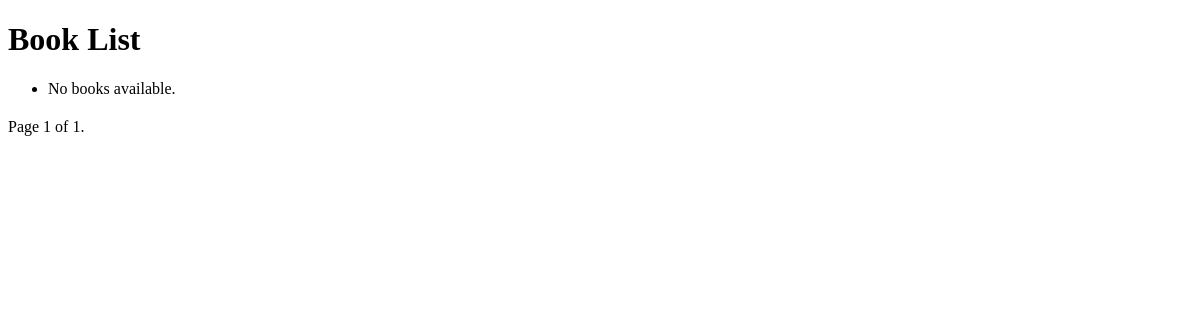
Before: /books/?page=2 with the older database file.
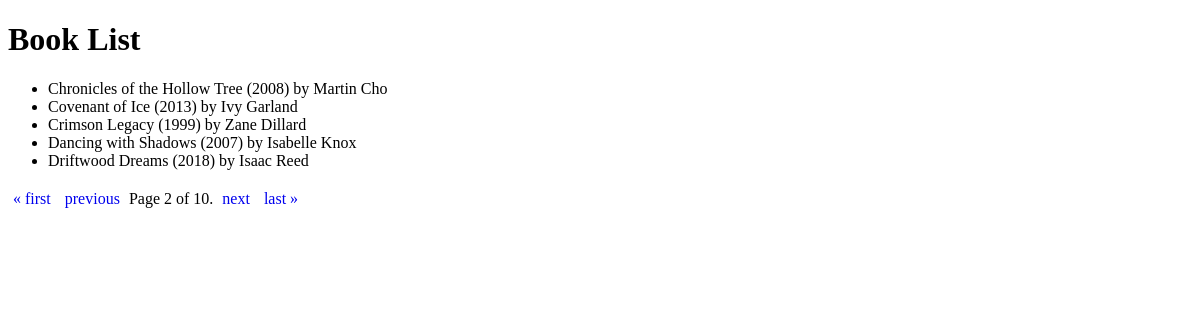
After: the same page with the newer database file.
### books/models.py (models this page shows, shortened)
class Book(models.Model):
    title = models.CharField(max_length=200)
    author = models.CharField(max_length=100)
    published_year = models.IntegerField()

### books/views.py (the view)
# urls.py: path('books/', book_list, name='bool_list'),
def book_list(request):
    books = Book.objects.all().order_by('title')
    paginator = Paginator(books, 5)  # Show 5 books per page
    page_number = request.GET.get('page')
    page_obj = paginator.get_page(page_number)
    return render(request, 'books/book_list.html', {'page_obj': page_obj})

### books/templates/books/book_list.html (shortened to what this page needs)
<!DOCTYPE html>
<html>
<head>
</head>
<body>
  <h1>Book List</h1>
  <ul>
    {% for book in page_obj %}
      <li>{{ book.title }} ({{ book.published_year }}) by {{ book.author }}</li>
    {% empty %}
      <li>No books available.</li>
    {% endfor %}
  </ul>
  <div class="pagination">
    <span class="step-links">
      {% if page_obj.has_previous %}
        <a href="?page=1">&laquo; first</a>
        <a href="?page={{ page_obj.previous_page_number }}">previous</a>
      {% endif %}
      <span class="current">
        Page {{ page_obj.number }} of {{ page_obj.paginator.num_pages }}.
      </span>
      {% if page_obj.has_next %}
        <a href="?page={{ page_obj.next_page_number }}">next</a>
        <a href="?page={{ page_obj.paginator.num_pages }}">last &raquo;</a>
      {% endif %}
    </span>
  </div>
</body>
</html>

Changed rows visible on the page:
added Book: title "Chronicles of the Hollow Tree", published_year "2008", author "Martin Cho"
added Book: title "Covenant of Ice", published_year "2013", author "Ivy Garland"
added Book: title "Crimson Legacy", published_year "1999", author "Zane Dillard"
added Book: title "Dancing with Shadows", published_year "2007", author "Isabelle Knox"
added Book: title "Driftwood Dreams", published_year "2018", author "Isaac Reed"
Other visible differences:
{{ page_obj.number }}: "1" → "2"
{{ page_obj.paginator.num_pages }}: "1" → "10"
text no longer shown: "No books available."
text now shown: "« first previous next last »"
